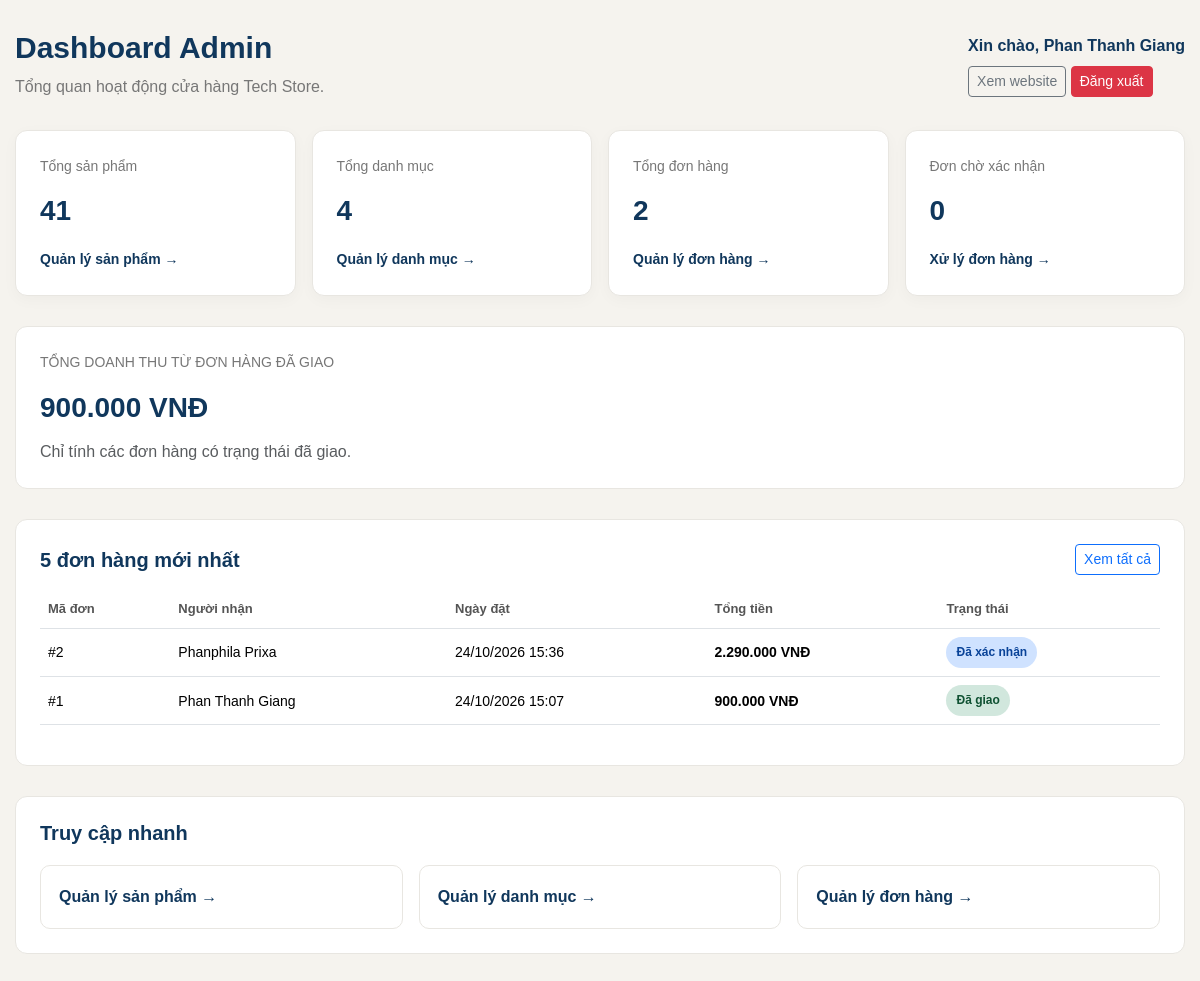
Screenshot of /admin/index.php (signed in) with the database file from the repository.
### tables this page shows
CREATE TABLE `donhang` (
  `MaDonHang` int(11) NOT NULL,
  `MaNguoiDung` int(11) NOT NULL,
  `TenNguoiNhan` varchar(100) NOT NULL,
  `SoDienThoai` varchar(15) NOT NULL,
  `DiaChiGiaoHang` varchar(255) NOT NULL,
  `GhiChu` text DEFAULT NULL,
  `TongTien` decimal(15,2) NOT NULL DEFAULT 0.00,
  `TrangThai` enum('pending','confirmed','shipping','delivered','cancelled') NOT NULL DEFAULT 'pending',
  `NgayDat` datetime NOT NULL DEFAULT current_timestamp()
);

### admin/index.php (the view, shortened to what this page needs)
<?php
    require_once __DIR__ . '/../config/database.php';
    $sqlSanPham = "SELECT COUNT(*) FROM SanPham";
    $tongSanPham = (int) $connection->query($sqlSanPham)->fetchColumn();
    $sqlDanhMuc = "SELECT COUNT(*) FROM DanhMuc";
    $tongDanhMuc = (int) $connection->query($sqlDanhMuc)->fetchColumn();
    $sqlDonHang = "SELECT COUNT(*) FROM DonHang";
    $tongDonHang = (int) $connection->query($sqlDonHang)->fetchColumn();
    $sqlDoanhThu = "
        SELECT COALESCE(SUM(TongTien), 0)
        FROM DonHang
        WHERE TrangThai = 'delivered'
    ";
    $tongDoanhThu = $connection->query($sqlDoanhThu)->fetchColumn();
    $sqlChoXuLy = "
        SELECT COUNT(*)
        FROM DonHang
        WHERE TrangThai = 'pending'
    ";
    $tongChoXuLy = (int) $connection->query($sqlChoXuLy)->fetchColumn();
    $sqlDonHangMoi = "
        SELECT
            d.MaDonHang,
            d.TenNguoiNhan,
            d.TongTien,
            d.TrangThai,
            d.NgayDat
        FROM DonHang d
        ORDER BY d.NgayDat DESC, d.MaDonHang DESC
        LIMIT 5
    ";
    $stmtDonHangMoi = $connection->query($sqlDonHangMoi);
    $danhSachDonHangMoi = $stmtDonHangMoi->fetchAll();
    $tenTrangThai = [
        'pending' => 'Chờ xác nhận',
        'confirmed' => 'Đã xác nhận',
        'shipping' => 'Đang giao',
        'delivered' => 'Đã giao',
        'cancelled' => 'Đã hủy'
    ];
    $baseUrl = '/tech_store';
?>
<!DOCTYPE html>
<html lang="vi">
<head>
    <link
        href="https://cdn.jsdelivr.net/npm/bootstrap@5.3.3/dist/css/bootstrap.min.css"
        rel="stylesheet"
    >
    <link
        rel="stylesheet"
        href="<?php echo $baseUrl; ?>/assets/css/style.css"
    >
</head>
<body>
<div class="dashboard-page">
    <div class="container">
        <div class="dashboard-header">
            <div>
                <h1>Dashboard Admin</h1>
                <p>Tổng quan hoạt động cửa hàng Tech Store.</p>
            </div>
            <div>
                <div class="dashboard-user mb-2">
                    Xin chào,
                    <?php
                        echo htmlspecialchars(
                            $_SESSION['nguoi_dung']['HoTen']
                        );
                    ?>
                </div>
                <a href="../index.php"
                   class="btn btn-outline-secondary btn-sm">
                    Xem website
                </a>
                <a href="../logout.php"
                   class="btn btn-danger btn-sm">
                    Đăng xuất
                </a>
            </div>
        </div>
        <div class="row g-3">
            <div class="col-12 col-sm-6 col-xl-3">
                <div class="dashboard-stat">
                    <div class="dashboard-stat-title">
                        Tổng sản phẩm
                    </div>
                    <div class="dashboard-stat-number">
                        <?php echo number_format($tongSanPham); ?>
                    </div>
                    <a href="products.php" class="dashboard-stat-link">
                        Quản lý sản phẩm →
                    </a>
                </div>
            </div>
            <div class="col-12 col-sm-6 col-xl-3">
                <div class="dashboard-stat">
                    <div class="dashboard-stat-title">
                        Tổng danh mục
                    </div>
                    <div class="dashboard-stat-number">
                        <?php echo number_format($tongDanhMuc); ?>
                    </div>
                    <a href="categories.php" class="dashboard-stat-link">
                        Quản lý danh mục →
                    </a>
                </div>
            </div>
            <div class="col-12 col-sm-6 col-xl-3">
                <div class="dashboard-stat">
                    <div class="dashboard-stat-title">
                        Tổng đơn hàng
                    </div>
                    <div class="dashboard-stat-number">
                        <?php echo number_format($tongDonHang); ?>
                    </div>
                    <a href="orders.php" class="dashboard-stat-link">
                        Quản lý đơn hàng →
                    </a>
                </div>
            </div>
            <div class="col-12 col-sm-6 col-xl-3">
                <div class="dashboard-stat">
                    <div class="dashboard-stat-title">
                        Đơn chờ xác nhận
                    </div>
                    <div class="dashboard-stat-number">
                        <?php echo number_format($tongChoXuLy); ?>
                    </div>
                    <a href="orders.php" class="dashboard-stat-link">
                        Xử lý đơn hàng →
                    </a>
                </div>
            </div>
        </div>
        <div class="dashboard-section">
            <div class="dashboard-stat-title">
                TỔNG DOANH THU TỪ ĐƠN HÀNG ĐÃ GIAO
            </div>
            <div class="dashboard-stat-number">
                <?php echo number_format((float) $tongDoanhThu, 0, ',', '.'); ?>
                VNĐ
            </div>
            <p class="text-muted mt-2 mb-0">
                Chỉ tính các đơn hàng có trạng thái đã giao.
            </p>
        </div>
        <div class="dashboard-section">
            <div class="d-flex justify-content-between align-items-center gap-3 mb-3">
                <h2 class="mb-0">5 đơn hàng mới nhất</h2>
                <a href="orders.php"
                   class="btn btn-outline-primary btn-sm">
                    Xem tất cả
                </a>
            </div>
            <div class="table-responsive">
                <table class="table table-hover dashboard-table">
                    <thead>
                        <tr>
                            <th>Mã đơn</th>
                            <th>Người nhận</th>
                            <th>Ngày đặt</th>
                            <th>Tổng tiền</th>
                            <th>Trạng thái</th>
                        </tr>
                    </thead>
                    <tbody>
                        <?php if (count($danhSachDonHangMoi) > 0) { ?>
                            <?php foreach ($danhSachDonHangMoi as $donHang) { ?>
                                <tr>
                                    <td>
                                        #<?php
                                            echo (int) $donHang['MaDonHang'];
                                        ?>
                                    </td>
                                    <td>
                                        <?php
                                            echo htmlspecialchars(
                                                $donHang['TenNguoiNhan']
                                            );
                                        ?>
                                    </td>
                                    <td>
                                        <?php
                                            echo date(
                                                'd/m/Y H:i',
                                                strtotime($donHang['NgayDat'])
                                            );
                                        ?>
                                    </td>
                                    <td class="fw-semibold">
                                        <?php
                                            echo number_format(
                                                (float) $donHang['TongTien'],
                                                0,
                                                ',',
                                                '.'
                                            );
                                        ?> VNĐ
                                    </td>
                                    <td>
                                        <span class="dashboard-status dashboard-status-<?php
                                            echo htmlspecialchars(
                                                $donHang['TrangThai']
                                            );
                                        ?>">
                                            <?php
                                                echo htmlspecialchars(
                                                    $tenTrangThai[
                                                        $donHang['TrangThai']
                                                    ] ?? $donHang['TrangThai']
                                                );
                                            ?>
                                        </span>
                                    </td>
                                </tr>
                            <?php } ?>
                        <?php } ?>
                    </tbody>
                </table>
            </div>
        </div>
        <div class="dashboard-section">
            <h2>Truy cập nhanh</h2>
            <div class="row g-3">
                <div class="col-12 col-md-4">
                    <a href="products.php" class="dashboard-quick-link">
                        Quản lý sản phẩm →
                    </a>
                </div>
                <div class="col-12 col-md-4">
                    <a href="categories.php" class="dashboard-quick-link">
                        Quản lý danh mục →
                    </a>
                </div>
                <div class="col-12 col-md-4">
                    <a href="orders.php" class="dashboard-quick-link">
                        Quản lý đơn hàng →
                    </a>
                </div>
            </div>
        </div>
    </div>
</div>
</body>
</html>

### assets/css/style.css (style rules this page uses)
* { box-sizing: border-box; margin: 0; padding: 0; }
:root { --color-primary: #10375c; --color-secondary: #ffb900; --color-background: #f5f7fa; --color-text: #252525; --color-gray: #666666; --color-white: #ffffff; --color-border: #e5e7eb; }
body { font-family: Arial, sans-serif; font-size: 16px; line-height: 1.6; color: var(--color-text); background-color: var(--color-background); }
a { text-decoration: none; color: inherit; }
.container { width: 100%; max-width: 1200px; margin: 0 auto; padding-left: 15px; padding-right: 15px; }

### admin/index.php (style rules this page uses)
.dashboard-page { min-height: 100vh; background: #f5f3ee; padding: 30px 0 50px; }
.dashboard-header { display: flex; justify-content: space-between; align-items: center; gap: 20px; margin-bottom: 30px; }
.dashboard-header h1 { color: #10375c; font-size: 30px; font-weight: 700; margin-bottom: 8px; }
.dashboard-header p { color: #777; margin-bottom: 0; }
.dashboard-user { color: #10375c; font-weight: 600; }
.dashboard-stat { height: 100%; padding: 24px; background: #fff; border: 1px solid #e8e6e1; border-radius: 12px; box-shadow: 0 4px 15px rgba(0, 0, 0, 0.03); }
.dashboard-stat-title { color: #777; font-size: 14px; margin-bottom: 12px; }
.dashboard-stat-number { color: #10375c; font-size: 28px; font-weight: 700; overflow-wrap: anywhere; }
.dashboard-stat-link { display: inline-block; margin-top: 14px; color: #10375c; font-size: 14px; font-weight: 600; text-decoration: none; }
.dashboard-section { margin-top: 30px; padding: 24px; background: #fff; border: 1px solid #e8e6e1; border-radius: 12px; }
.dashboard-section h2 { color: #10375c; font-size: 20px; font-weight: 700; margin-bottom: 20px; }
.dashboard-table th { color: #555; font-size: 13px; white-space: nowrap; }
.dashboard-table td { vertical-align: middle; font-size: 14px; }
.dashboard-status { display: inline-block; padding: 6px 10px; border-radius: 20px; font-size: 12px; font-weight: 600; white-space: nowrap; }
.dashboard-status-confirmed { background: #cfe2ff; color: #084298; }
.dashboard-status-delivered { background: #d1e7dd; color: #0f5132; }
.dashboard-quick-link { display: block; padding: 18px; color: #10375c; background: #fff; border: 1px solid #e8e6e1; border-radius: 10px; text-decoration: none; font-weight: 600; transition: 0.2s; }

### rows the page displays
donhang: MaDonHang "2", TenNguoiNhan "Phanphila Prixa", NgayDat "24/10/2026 15:36", TongTien "2.290.000", TrangThai "Đã xác nhận"
donhang: MaDonHang "1", TenNguoiNhan "Phan Thanh Giang", NgayDat "24/10/2026 15:07", TongTien "900.000", TrangThai "Đã giao"

### other values shown
$_SESSION['nguoi_dung']['HoTen'] "Phan Thanh Giang"
$tongSanPham "41"
$tongDanhMuc "4"
$tongDonHang "2"
$tongChoXuLy "0"
$tongDoanhThu "900.000"
